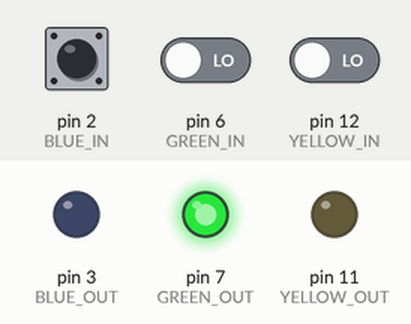
Bench run of a sketch on a simulated Arduino Uno, built with avr-gcc and run on an emulated ATmega328P. Shown: output pins drawn as LEDs (lit = HIGH). Inputs (shaded band) come from the test bench; at power-on: pin 2 (BLUE_IN) HIGH, pin 6 (GREEN_IN) LOW, pin 12 (YELLOW_IN) LOW.

Above: at 1.2 s.
1.3 s: pin 2 (BLUE_IN) pulled LOW for 0.15 s
At 1.37 s:
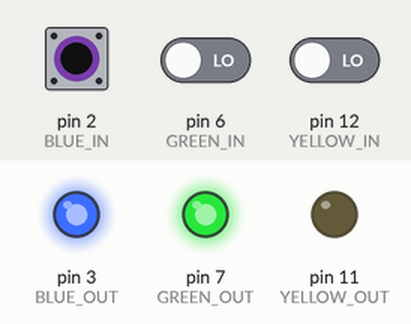
2.9 s: pin 6 (GREEN_IN) driven HIGH
At 3.8 s:
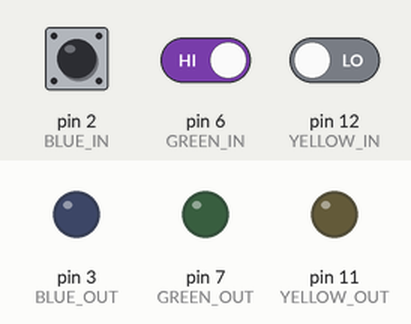
4.4 s: pin 12 (YELLOW_IN) driven HIGH
At 4.9 s:
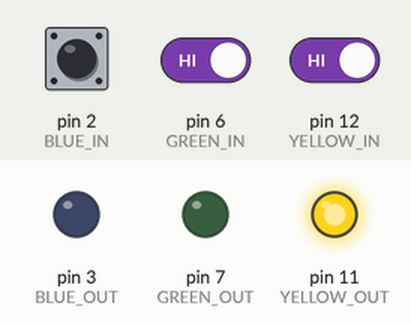
5.9 s: pin 2 (BLUE_IN) pulled LOW for 1 s
At 6.7 s:
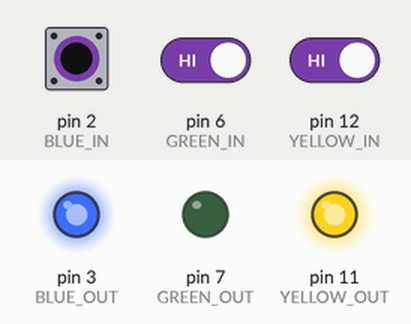
8.4 s: pin 6 (GREEN_IN) driven LOW
At 9.1 s:
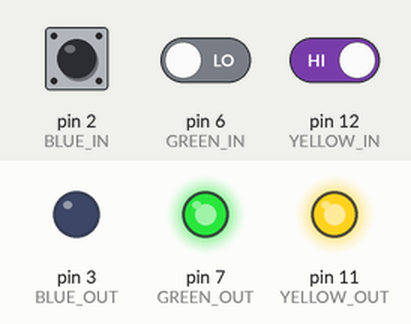
9.9 s: pin 2 (BLUE_IN) pulled LOW for 0.15 s
At 9.97 s:
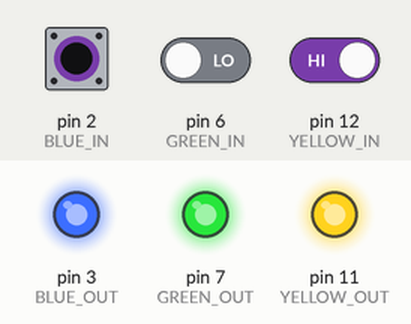
Timing chart, 0 to 12.5 s (numbered marks = the images above; inputs shaded):
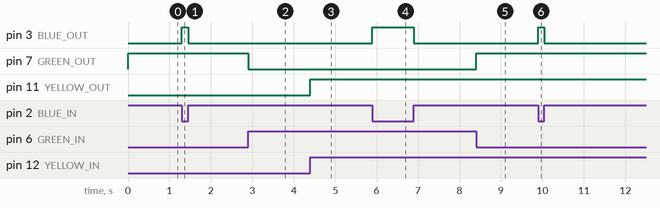

Measured:
- after the input at 1.3 s, pin 3 (BLUE_OUT): LOW → HIGH at once, → LOW 0.15 s later
- after the input at 2.9 s, pin 7 (GREEN_OUT): HIGH → LOW at once
- after the input at 4.4 s, pin 11 (YELLOW_OUT): LOW → HIGH at once
- after the input at 5.9 s, pin 3 (BLUE_OUT): LOW → HIGH at once, → LOW 1.0 s later
- after the input at 8.4 s, pin 7 (GREEN_OUT): LOW → HIGH at once
- after the input at 9.9 s, pin 3 (BLUE_OUT): LOW → HIGH at once, → LOW 0.15 s later

The sketch:

input_1-3.ino
```cpp
const int YELLOW_IN = 12;
const int YELLOW_OUT = 11;
const int GREEN_IN = 6;
const int GREEN_OUT = 7;
const int BLUE_IN = 2;
const int BLUE_OUT = 3;

void setup() {
  // put your setup code here, to run once:
  pinMode(YELLOW_IN, INPUT);
  pinMode(YELLOW_OUT, OUTPUT);
  pinMode(GREEN_IN, INPUT);
  pinMode(GREEN_OUT, OUTPUT);
  pinMode(BLUE_IN, INPUT_PULLUP);
  pinMode(BLUE_OUT, OUTPUT);
}

void loop() {
  // put your main code here, to run repeatedly:
  int yellowIn = digitalRead(YELLOW_IN);
  digitalWrite(YELLOW_OUT, yellowIn);

  int greenIn = digitalRead(GREEN_IN);
  digitalWrite(GREEN_OUT, !greenIn);

  int blueIn = digitalRead(BLUE_IN);
  digitalWrite(BLUE_OUT, !blueIn);
}
```
